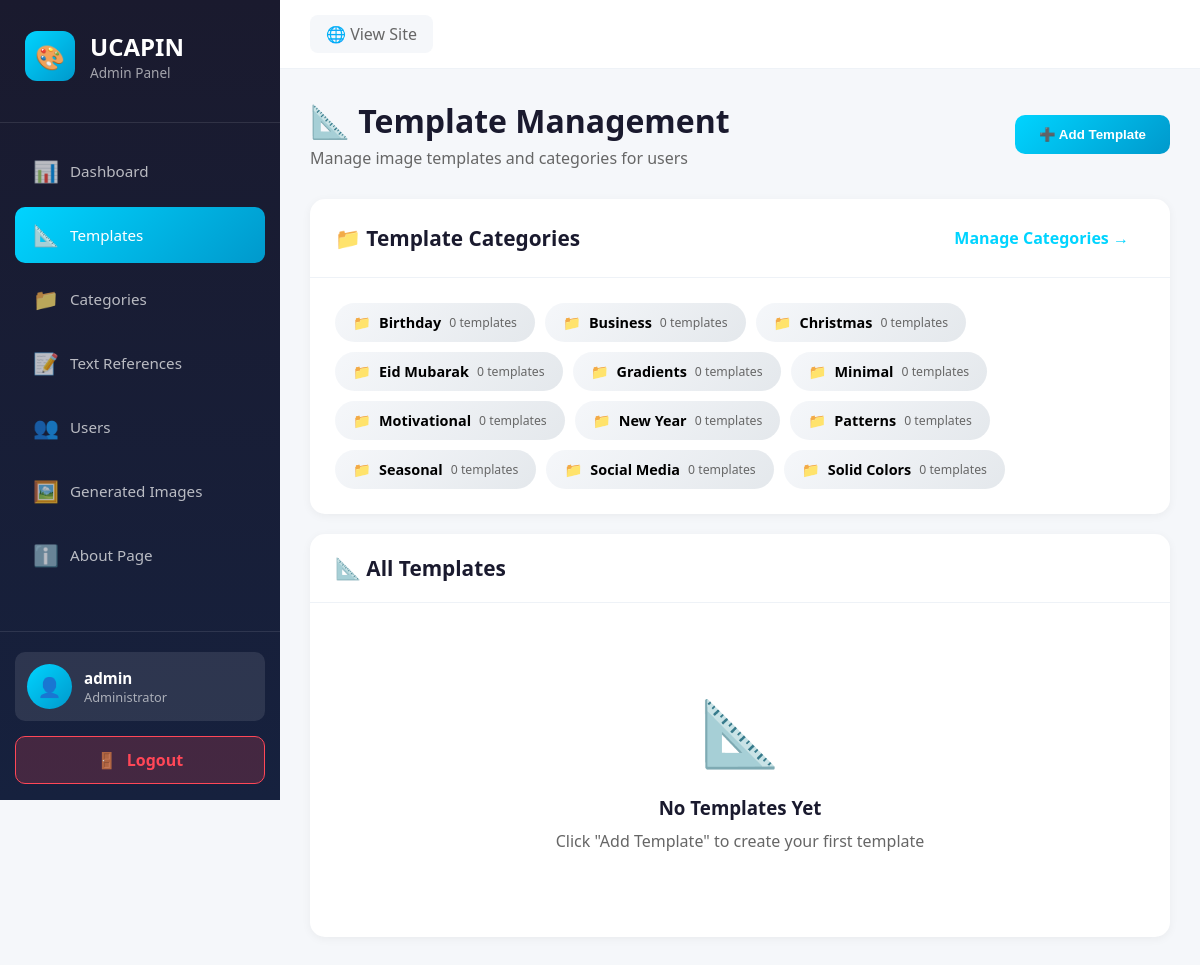
Screenshot of /admin/templates.php (signed in) with the database file from the repository.
### tables this page shows
CREATE TABLE `template_categories` (
  `id` INT AUTO_INCREMENT PRIMARY KEY,
  `name` VARCHAR(100) NOT NULL,
  `description` TEXT,
  `created_at` TIMESTAMP DEFAULT CURRENT_TIMESTAMP,
  INDEX `idx_name` (`name`)
);

### public/admin/auth.php (called while the page is built, shortened)
<?php
function getAdminUsername() {
    return $_SESSION['admin_username'] ?? 'Admin';
}

### public/admin/templates.php (the view, shortened to what this page needs)
<?php
require_once __DIR__ . '/auth.php';
require_once __DIR__ . '/includes/header.php';
$templates = $db->query("
    SELECT t.*, tc.name as category_name
    FROM templates t
    LEFT JOIN template_categories tc ON t.category_id = tc.id
    ORDER BY t.created_at DESC
")->fetchAll();
?>
<div class="main-content">
    <div class="page-header">
        <div>
            <h1>📐 Template Management</h1>
            <p>Manage image templates and categories for users</p>
        </div>
        <button class="btn btn-primary" onclick="openModal('addTemplateModal')">
            ➕ Add Template
        </button>
    </div>
    <div class="card" style="margin-bottom: 20px;">
        <div class="card-header">
            <h2>📁 Template Categories</h2>
            <a href="categories.php" class="btn-link">Manage Categories →</a>
        </div>
        <div class="card-body">
            <div style="display: flex; flex-wrap: wrap; gap: 10px;">
                <?php
                $templateCats = $db->query("
                    SELECT tc.*, COUNT(t.id) as template_count
                    FROM template_categories tc
                    LEFT JOIN templates t ON tc.id = t.category_id
                    GROUP BY tc.id
                    ORDER BY tc.name
                ")->fetchAll();
                ?>
                <?php foreach ($templateCats as $cat): ?>
                <span style="background: linear-gradient(135deg, #f5f7fa 0%, #e4e8ec 100%); padding: 10px 18px; border-radius: 20px; display: inline-flex; align-items: center; gap: 8px; font-size: 0.9em;">
                    <span>📁</span>
                    <strong><?= htmlspecialchars($cat['name']) ?></strong>
                    <span style="color: #666; font-size: 0.85em;"><?= $cat['template_count'] ?> templates</span>
                </span>
                <?php endforeach; ?>
            </div>
        </div>
    </div>
    <div class="card">
        <div class="card-header">
            <h2>📐 All Templates</h2>
        </div>
        <div class="card-body">
            <?php if (empty($templates)): ?>
            <div style="text-align: center; padding: 60px 20px;">
                <div style="font-size: 4em; margin-bottom: 20px;">📐</div>
                <h3 style="color: #1a1a2e; margin-bottom: 10px;">No Templates Yet</h3>
                <p style="color: #666;">Click "Add Template" to create your first template</p>
            </div>
            <?php endif; ?>
        </div>
    </div>
</div>
<?php require_once 'includes/footer.php'; ?>

### public/admin/includes/header.php (shortened to what this page needs)
<?php
require_once 'auth.php';
$currentPage = basename($_SERVER['PHP_SELF'], '.php');
$navItems = [
    ['id' => 'dashboard', 'icon' => '📊', 'label' => 'Dashboard', 'url' => 'dashboard.php'],
    ['id' => 'templates', 'icon' => '📐', 'label' => 'Templates', 'url' => 'templates.php'],
    ['id' => 'categories', 'icon' => '📁', 'label' => 'Categories', 'url' => 'categories.php'],
    ['id' => 'texts', 'icon' => '📝', 'label' => 'Text References', 'url' => 'texts.php'],
    ['id' => 'users', 'icon' => '👥', 'label' => 'Users', 'url' => 'users.php'],
    ['id' => 'images', 'icon' => '🖼️', 'label' => 'Generated Images', 'url' => 'images.php'],
    ['id' => 'about', 'icon' => 'ℹ️', 'label' => 'About Page', 'url' => 'about.php'],
];
?>
<!DOCTYPE HTML>
<html>
<head>
    <link rel="stylesheet" href="https://cdn.datatables.net/1.13.7/css/jquery.dataTables.min.css">
    <link rel="stylesheet" href="https://cdn.datatables.net/responsive/2.5.0/css/responsive.dataTables.min.css">
</head>
<body>
    <div class="admin-layout">
        <aside class="sidebar" id="sidebar">
            <div class="sidebar-header">
                <div class="sidebar-logo">
                    <div class="icon">🎨</div>
                    <div>
                        <h1>UCAPIN</h1>
                        <p>Admin Panel</p>
                    </div>
                </div>
            </div>
            <nav class="sidebar-nav">
                <?php foreach ($navItems as $item): ?>
                <a href="<?= $item['url'] ?>" class="nav-item <?= $currentPage === $item['id'] ? 'active' : '' ?>">
                    <span class="icon"><?= $item['icon'] ?></span>
                    <span class="label"><?= $item['label'] ?></span>
                </a>
                <?php endforeach; ?>
            </nav>
            <div class="sidebar-footer">
                <div class="user-info">
                    <div class="user-avatar">👤</div>
                    <div class="user-details">
                        <div class="user-name"><?= htmlspecialchars(getAdminUsername()) ?></div>
                        <div class="user-role">Administrator</div>
                    </div>
                </div>
                <a href="logout.php" class="logout-btn">
                    <span>🚪</span>
                    <span>Logout</span>
                </a>
            </div>
        </aside>
        <div class="main-wrapper">
            <div class="topbar">
                <div class="topbar-actions">
                    <a href="../index.php" class="topbar-link" target="_blank">🌐 View Site</a>
                </div>
            </div>

### public/admin/includes/footer.php (shortened to what this page needs)
        </div>
    </div>
</body>
</html>

### public/admin/includes/header.php (style rules this page uses)
* { margin: 0; padding: 0; box-sizing: border-box; }
body { font-family: 'Segoe UI', Tahoma, Geneva, Verdana, sans-serif; background: #f5f7fa; }
.admin-layout { display: flex; min-height: 100vh; }
.sidebar { width: 280px; background: linear-gradient(180deg, #1a1a2e 0%, #16213e 100%); color: #fff; position: fixed; height: 100vh; overflow-y: auto; transition: transform 0.3s; z-index: 1000; }
.sidebar-header { padding: 30px 25px; border-bottom: 1px solid rgba(255, 255, 255, 0.1); }
.sidebar-logo { display: flex; align-items: center; gap: 15px; margin-bottom: 10px; }
.sidebar-logo .icon { width: 50px; height: 50px; background: linear-gradient(135deg, #00d4ff 0%, #0099cc 100%); border-radius: 12px; display: flex; align-items: center; justify-content: center; font-size: 1.5em; }
.sidebar-logo h1 { font-size: 1.5em; font-weight: 700; }
.sidebar-logo p { color: rgba(255, 255, 255, 0.6); font-size: 0.85em; }
.sidebar-nav { padding: 20px 15px; }
.nav-item { display: flex; align-items: center; gap: 12px; padding: 14px 18px; color: rgba(255, 255, 255, 0.7); text-decoration: none; border-radius: 10px; margin-bottom: 8px; transition: all 0.3s; }
.nav-item.active { background: linear-gradient(135deg, #00d4ff 0%, #0099cc 100%); color: #fff; }
.nav-item .icon { font-size: 1.3em; width: 25px; text-align: center; }
.nav-item .label { font-weight: 500; font-size: 0.95em; }
.sidebar-footer { padding: 20px 15px; border-top: 1px solid rgba(255, 255, 255, 0.1); margin-top: 20px; }
.user-info { display: flex; align-items: center; gap: 12px; padding: 12px; background: rgba(255, 255, 255, 0.1); border-radius: 10px; margin-bottom: 15px; }
.user-avatar { width: 45px; height: 45px; background: linear-gradient(135deg, #00d4ff 0%, #0099cc 100%); border-radius: 50%; display: flex; align-items: center; justify-content: center; font-size: 1.2em; }
.user-details { flex: 1; }
.user-name { font-weight: 600; font-size: 0.95em; }
.user-role { color: rgba(255, 255, 255, 0.6); font-size: 0.8em; }
.logout-btn { display: flex; align-items: center; justify-content: center; gap: 10px; width: 100%; padding: 12px; background: rgba(255, 71, 87, 0.2); color: #ff4757; border: 1px solid #ff4757; border-radius: 10px; cursor: pointer; transition: all 0.3s; text-decoration: none; font-weight: 600; }
.main-wrapper { flex: 1; margin-left: 280px; transition: margin-left 0.3s; }
.main-content { padding: 30px; }
.topbar { background: #fff; padding: 15px 30px; display: flex; justify-content: space-between; align-items: center; border-bottom: 1px solid #eef2f7; position: sticky; top: 0; z-index: 100; }
.topbar-actions { display: flex; align-items: center; gap: 15px; }
.topbar-link { color: #666; text-decoration: none; padding: 8px 16px; background: #f5f7fa; border-radius: 8px; transition: all 0.3s; }
.page-header { display: flex; justify-content: space-between; align-items: center; margin-bottom: 30px; flex-wrap: wrap; gap: 15px; }
.page-header h1 { color: #1a1a2e; font-size: 2em; margin-bottom: 5px; }
.page-header p { color: #666; font-size: 1em; }
.btn { padding: 12px 24px; border-radius: 10px; font-weight: 600; cursor: pointer; transition: all 0.3s; border: none; display: inline-flex; align-items: center; justify-content: center; gap: 8px; text-align: center; text-decoration: none; }
.btn-primary { background: linear-gradient(135deg, #00d4ff 0%, #0099cc 100%); color: #fff; }
.btn-link { color: #00d4ff; text-decoration: none; font-weight: 600; background: none; border: none; cursor: pointer; padding: 8px 16px; }
.card { background: #fff; border-radius: 15px; box-shadow: 0 2px 10px rgba(0, 0, 0, 0.05); overflow: hidden; margin-bottom: 20px; }
.card-header { padding: 20px 25px; border-bottom: 1px solid #eef2f7; display: flex; justify-content: space-between; align-items: center; }
.card-header h2 { font-size: 1.3em; color: #1a1a2e; }
.card-body { padding: 25px; }

### rows the page displays
template_categories: name "Birthday", template_count "0"
template_categories: name "Business", template_count "0"
template_categories: name "Christmas", template_count "0"
template_categories: name "Eid Mubarak", template_count "0"
template_categories: name "Gradients", template_count "0"
template_categories: name "Minimal", template_count "0"
template_categories: name "Motivational", template_count "0"
template_categories: name "New Year", template_count "0"
template_categories: name "Patterns", template_count "0"
template_categories: name "Seasonal", template_count "0"
template_categories: name "Social Media", template_count "0"
template_categories: name "Solid Colors", template_count "0"

### other values shown
$item['icon'] "📊"
$item['label'] "Dashboard"
$item['icon'] "📐"
$item['label'] "Templates"
$item['icon'] "📁"
$item['label'] "Categories"
$item['icon'] "📝"
$item['label'] "Text References"
$item['icon'] "👥"
$item['label'] "Users"
$item['icon'] "🖼️"
$item['label'] "Generated Images"
$item['icon'] "ℹ️"
$item['label'] "About Page"
getAdminUsername() "admin"
